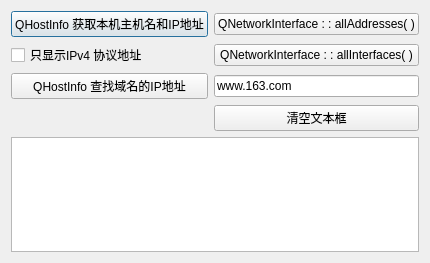
<?xml version="1.0" encoding="UTF-8"?>
<ui version="4.0">
 <class>Dialog</class>
 <widget class="QDialog" name="Dialog">
  <property name="geometry">
   <rect>
    <x>0</x>
    <y>0</y>
    <width>371</width>
    <height>263</height>
   </rect>
  </property>
  <property name="windowTitle">
   <string>Dialog</string>
  </property>
  <layout class="QVBoxLayout" name="verticalLayout">
   <item>
    <layout class="QGridLayout" name="gridLayout">
     <item row="0" column="0">
      <widget class="QPushButton" name="btnGetHostInfo">
       <property name="text">
        <string>QHostInfo 获取本机主机名和IP地址</string>
       </property>
      </widget>
     </item>
     <item row="0" column="1">
      <widget class="QPushButton" name="btnDetail">
       <property name="text">
        <string>QNetworkInterface : : allAddresses( )</string>
       </property>
      </widget>
     </item>
     <item row="1" column="0">
      <widget class="QCheckBox" name="chkOnlyIPv4">
       <property name="text">
        <string>只显示IPv4 协议地址</string>
       </property>
      </widget>
     </item>
     <item row="1" column="1">
      <widget class="QPushButton" name="btnALLInterface">
       <property name="text">
        <string>QNetworkInterface : : allInterfaces( )</string>
       </property>
      </widget>
     </item>
     <item row="2" column="0">
      <widget class="QPushButton" name="btnLookup">
       <property name="text">
        <string>QHostInfo 查找域名的IP地址</string>
       </property>
      </widget>
     </item>
     <item row="2" column="1">
      <widget class="QLineEdit" name="editHost">
       <property name="text">
        <string>www.163.com</string>
       </property>
      </widget>
     </item>
     <item row="3" column="1">
      <widget class="QPushButton" name="btnClear">
       <property name="text">
        <string>清空文本框</string>
       </property>
      </widget>
     </item>
    </layout>
   </item>
   <item>
    <widget class="QPlainTextEdit" name="plainTextEdit"/>
   </item>
  </layout>
 </widget>
 <resources/>
 <connections/>
</ui>
